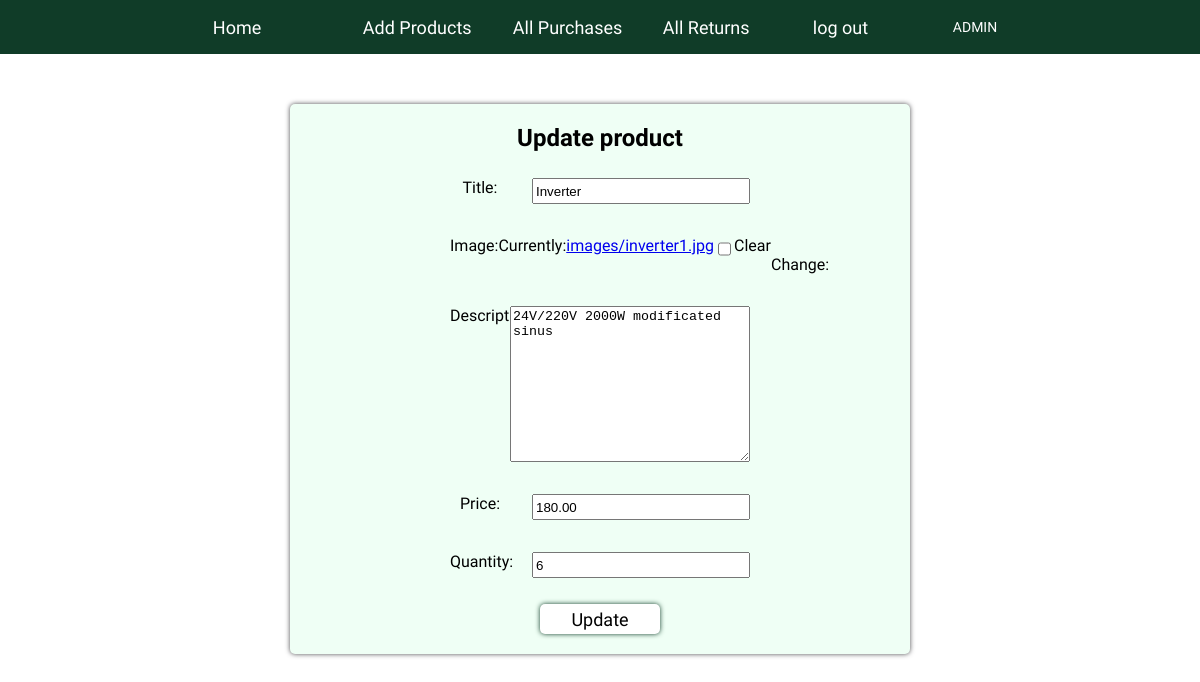
The page /update-product/4 (signed in) on the database its author committed.
### store/models.py (models this page shows, shortened)
class Product(models.Model):
    title = models.CharField(max_length=100)
    image = models.ImageField(upload_to='images', null=True, blank=True)
    description = models.TextField()
    price = models.DecimalField(max_digits=7, decimal_places=2)
    quantity = models.PositiveSmallIntegerField()
    class Meta:
        ordering = ['title']
        verbose_name = 'product'
        verbose_name_plural = 'products'

### store/views.py (the view)
# urls.py: path('update-product/<int:pk>', ProductUpdateView.as_view(), name='update_product'),
class ProductUpdateView(SuperuserRequiredMixin, UpdateView):
    model = Product
    fields = ['title', 'image', 'description', 'price', 'quantity']
    template_name = 'store/update_product.html'
    success_url = reverse_lazy('home')

### store/views.py (called while the page is built)
    def test_func(self):
        return self.request.user.is_superuser

### store/templates/store/update_product.html (shortened to what this page needs)
{% extends 'store/base.html' %}
{% block content %}
    <div class="main_form">
    <h2>Update product</h2>
    <form action="" method="post">
        {{ form.as_p }}
        <button type="submit">Update</button>
    </form>
    </div>
{% endblock %}

### store/static/store/css/style.css (style rules this page uses)
body { margin: 0; }
.main .main_form { display: flex; flex-wrap: wrap; flex-direction: column; width: 50%; font-family: Play, sans-serif; margin: 30px 0 0 0; padding: 10px; box-shadow: 0 0 5px #4c4c4f; border-radius: 5px; background: #effff5; }
.main .main_form > h2 { margin: 10px 0 10px 0; }
.main .main_form > form { display: flex; flex-direction: column; align-items: center; }
.main .main_form > form > p { display: flex; justify-content: space-between; width: 50%; }
.main .main_form > form > p > input { width: 70%; height: 20px; }
.main .main_form > form > p > label { width: 20%; }
.main .main_form > form > button { width: 20%; height: 30px; margin: 10px; border: none; box-shadow: 0 0 5px #103c28; border-radius: 5px; background: #ffff; font-size: 18px; font-family: Play, sans-serif; }

### rows shown on the page
Product: title "Inverter", description "24V/220V 2000W modificated sinus", price "180.00", quantity "6"
